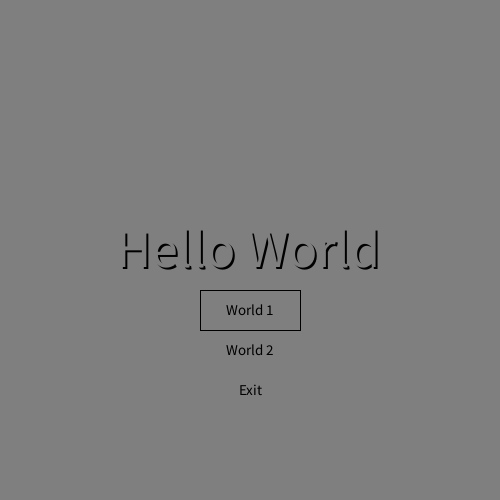
Frame 1 (no input)
Frame 60 (the mouse pressed at the canvas centre just before this capture): identical to frame 1, image omitted
Frame 120 (the mouse held since frame 60 and released just before this capture): identical to frame 1, image omitted

The Processing sketch that drew this single still picture (run headless with seeded random() and noise(); from frame 60 on, the mouse is pressed at the canvas centre):

// Processing sketch: menu_selector
// ── menu_selector.pde
int myTextSize = 54;  // so we can change the font size at run time

int menuState = 1;  // keep track of what menu item is highlighted

void setup() {
  size(500, 500);
  // draw the text from its center
  textAlign(CENTER, CENTER);
}

void draw() {
  background(127);

  textSize(myTextSize);  // change the font size

  // first draw the "drop shadow text"
  fill(0); 
  // text() wants the string of text you are going to display
  // followed by the position in x,y
  text("Hello World", width/2, height/2);

  fill(127); 
  text("Hello World", width/2 - 2, height/2 - 2);

  // draw the interactive selection box
  // a series of if statements that check which menuState is active
  // and draw the rectangle accordingly
  rectMode(CENTER);  // easier to draw the rect from center
  
  // so if the menuState is equal to 1, draw the rect around that text
  if (menuState == 1) {
    rect(width/2, height/2 + 60, 100, 40);
  }
  // and so on...
  if (menuState == 2) {
    rect(width/2, height/2 + 100, 100, 40);
  }
  if (menuState == 3) {
    rect(width/2, height/2 + 140, 100, 40);
  }

  // draw my menu items text
  textSize(15);
  fill(0);
  text("World 1", width/2, height/2 + 60);
  text("World 2", width/2, height/2 + 100);
  text("Exit", width/2, height/2 + 140);
}

// check for keyboard input
void keyPressed() {

  // when you press DOWN on keyboard
  if (keyCode == DOWN) {
    // only increase if within 3 menu items
    if (menuState < 3) {
      menuState = menuState + 1;
    }
  }
  // when you press UP
  if (keyCode == UP) {
    if (menuState > 1) {
      menuState = menuState - 1;
    }
  }

  // add an "activate button" on spacebar press
  if (key == ' ') {
    // if we're on menu item #3 and space pressed, exit game
    if (menuState == 3) {
      exit();
    }
  }

  //println(menuState);
}
